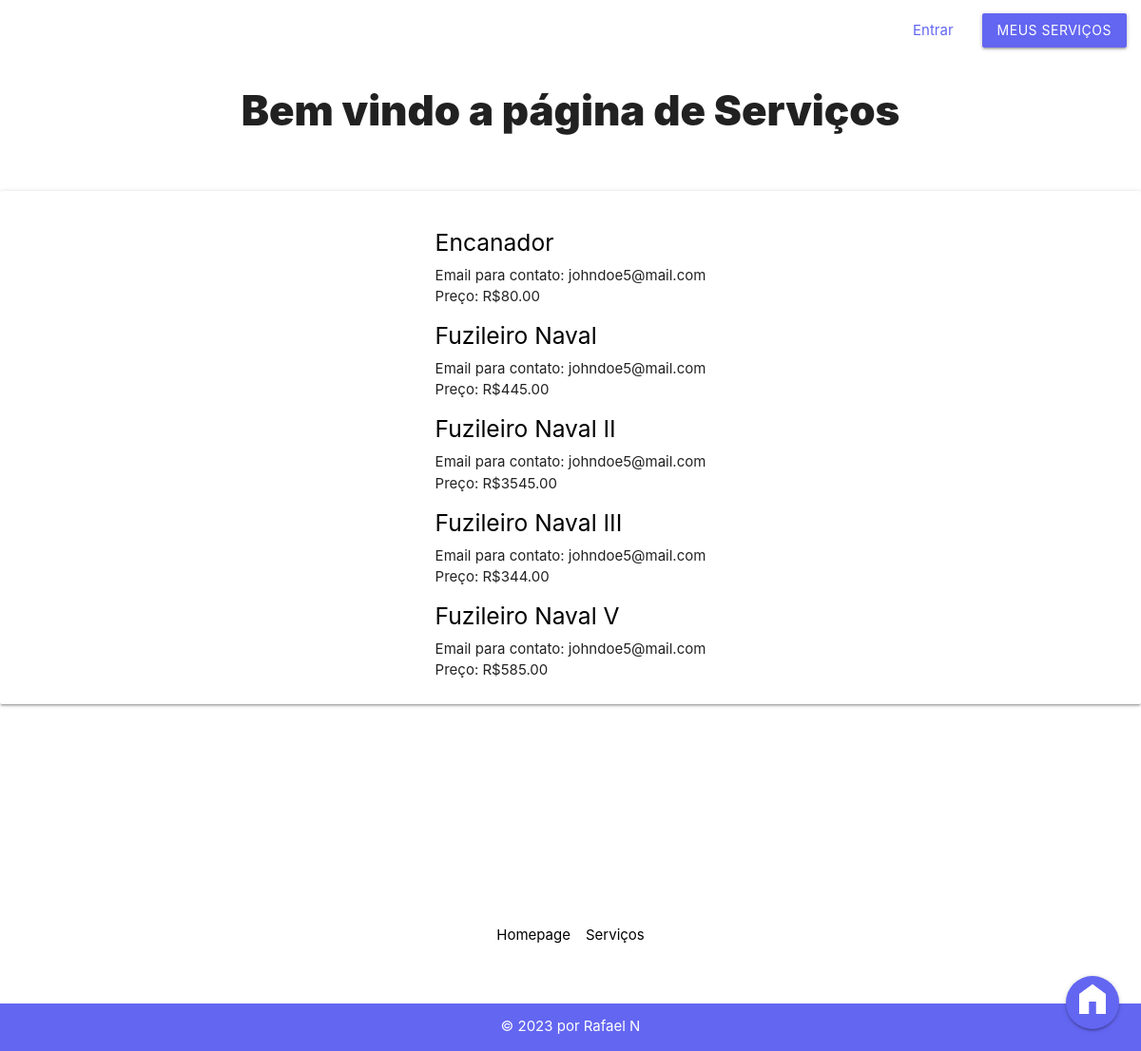
Page /servicosapp/servicos/ on the earlier database version.
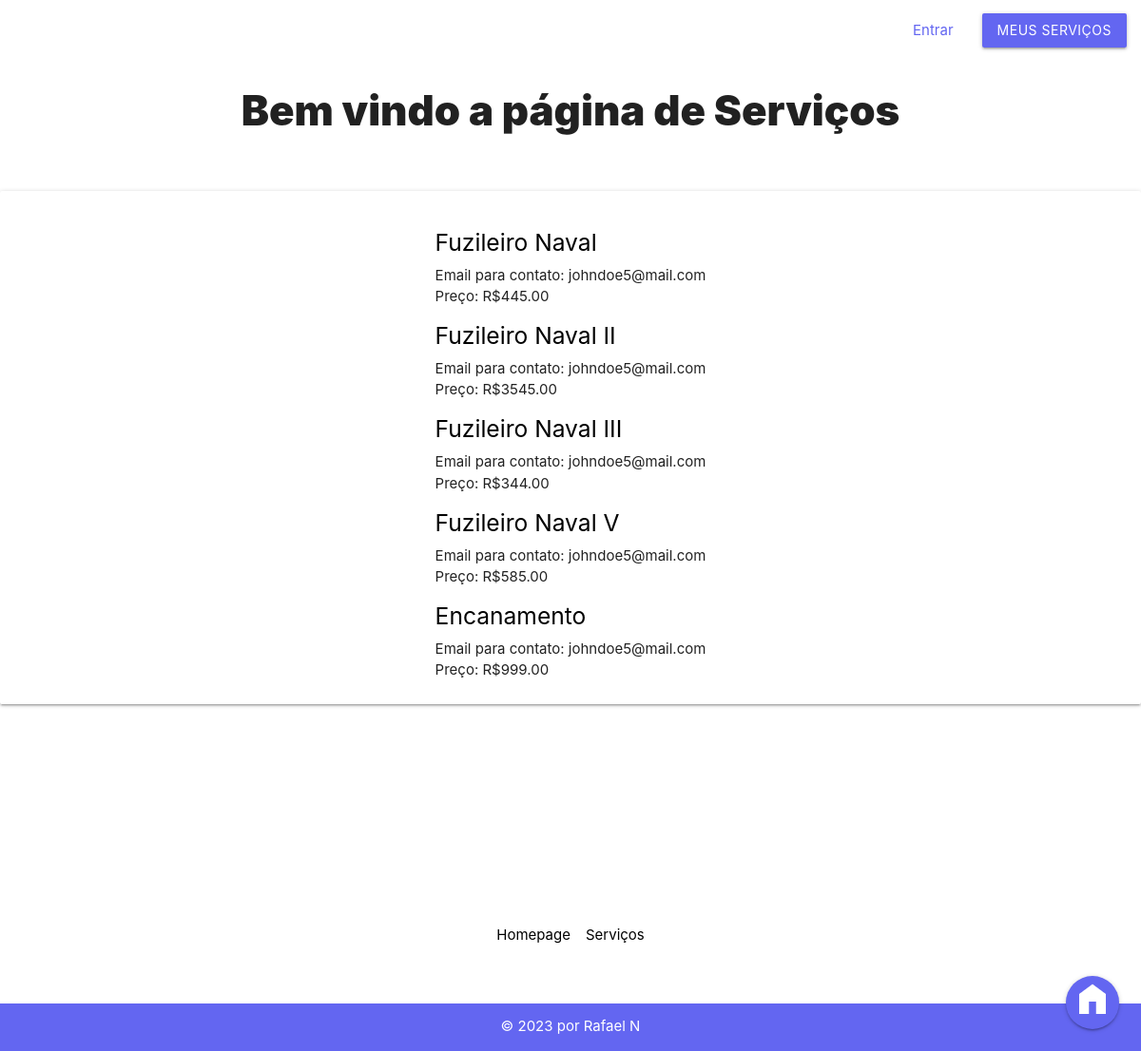
Same page on the later database version.
### servicosapp/models.py (models this page shows)
class Servico(models.Model):
    id_servico = models.AutoField(primary_key=True)
    fk_usuario = models.ForeignKey(auth_user, on_delete=models.DO_NOTHING, null=True)
    fk_categoria = models.ForeignKey(Categoria, on_delete=models.CASCADE, null=True)
    fk_municipio = models.ForeignKey(Municipio, on_delete=models.CASCADE, null=True)
    titulo = models.CharField(max_length=150, null=False)
    descricao = models.CharField(max_length=150, default=None)
    email = models.CharField(max_length=150, null=False)
    telefone_1 = models.CharField(max_length=50, null=True)
    telefone_2 = models.CharField(max_length=50, null=True)
    preco = models.IntegerField(default=0, null=True)
    data_pub = models.DateTimeField("Data de publicação", default=django.utils.timezone.now, null=True)
    def __str__(self):
        return self.titulo

### servicosapp/views.py (the view)
# urls.py: path('servicos/', views.index_servicos, name="index_servicos"),
def index_servicos(request):
       servicos = Servico.objects.all()
       context = {
              'servicos': servicos
       }
       return render(request, 'servicosapp/servicos/index.html', context)

### servicosapp/templates/servicosapp/servicos/index.html
{% extends 'base.html' %}
{% block content %}
<h3>Bem vindo a página de Serviços</h3>
<div class="card-panel" style="margin-top: 4em;display: flex; justify-content: center; align-items: center;">
    {% if servicos %}
    <ul>
        {% for servico in servicos %}
        <a id="ancora-servicos" href="{% url 'servicosapp:editar_form' servico.id_servico %}">
            <a id="ancora-servicos" href="{% url 'servicosapp:detalhes_servicos' servico.id_servico %}">
                <h5>{{ servico }}</h5>
            </a>
            <li>Email para contato: {{ servico.email }}</li>
            <li>Preço: R${{ servico.preco }}.00</li>
            {% endfor %}
    </ul>
</div>
{% else %}
<p style="text-align: center; margin-top: 4em;">Não há serviços cadastrados!</p>
{% endif %}
{% endblock content %}

Differences in the rows shown:
removed Servico: titulo "Encanador", email "johndoe5@mail.com", preco "80"
added Servico: titulo "Encanamento", email "johndoe5@mail.com", preco "999"
